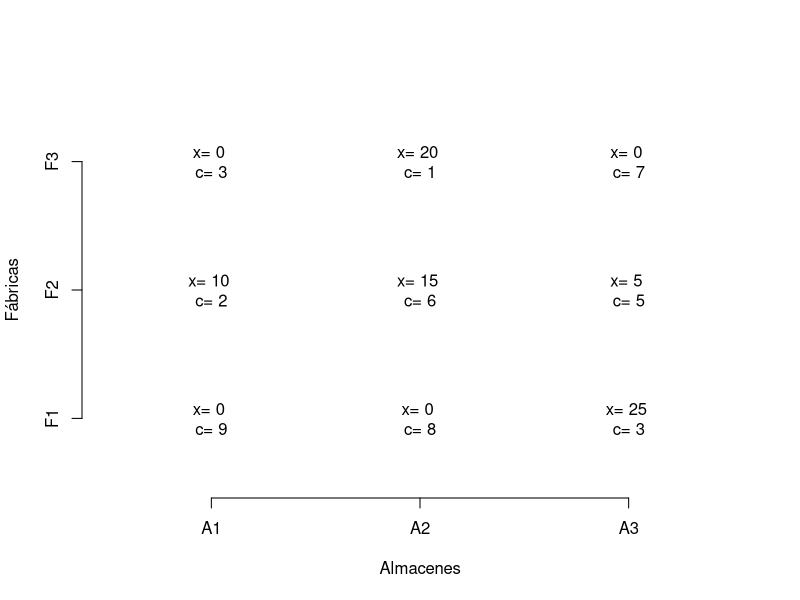

Source code (R):
costos <- matrix(c(3,1,7,2,6,5,9,8,3), nrow=3, byrow=TRUE)
oferta <- c(20,30,25)
demanda <- c(10,35,30)
sol <- matrix(0, nrow=3, ncol=3)

while(sum(oferta) > 0 && sum(demanda) > 0){
  costos_temp <- costos
  costos_temp[oferta==0, ] <- Inf
  costos_temp[, demanda==0] <- Inf
  pos <- which(costos_temp == min(costos_temp), arr.ind=TRUE)[1,]
  i <- pos[1]; j <- pos[2]
  asignar <- min(oferta[i], demanda[j])
  sol[i,j] <- asignar
  oferta[i] <- oferta[i] - asignar
  demanda[j] <- demanda[j] - asignar
}

print("Ejercicio 4 - Matriz de asignación óptima:")
print(sol)
costo_total <- sum(sol*costos)
print(paste("Costo mínimo =", costo_total))

# Gráfico seguro
n_filas <- nrow(sol)
n_col <- ncol(sol)
plot(c(0.5, n_col+0.5), c(0.5, n_filas+0.5), type="n", xlab="Almacenes", ylab="Fábricas", xaxt='n', yaxt='n', bty='n')
axis(1, at=1:n_col, labels=paste0("A",1:n_col))
axis(2, at=1:n_filas, labels=paste0("F",1:n_filas))
for(i in 1:n_filas){
  for(j in 1:n_col){
    text(j, n_filas+1-i, paste("x=", sol[i,j], "\nc=", costos[i,j]))
  }
}
